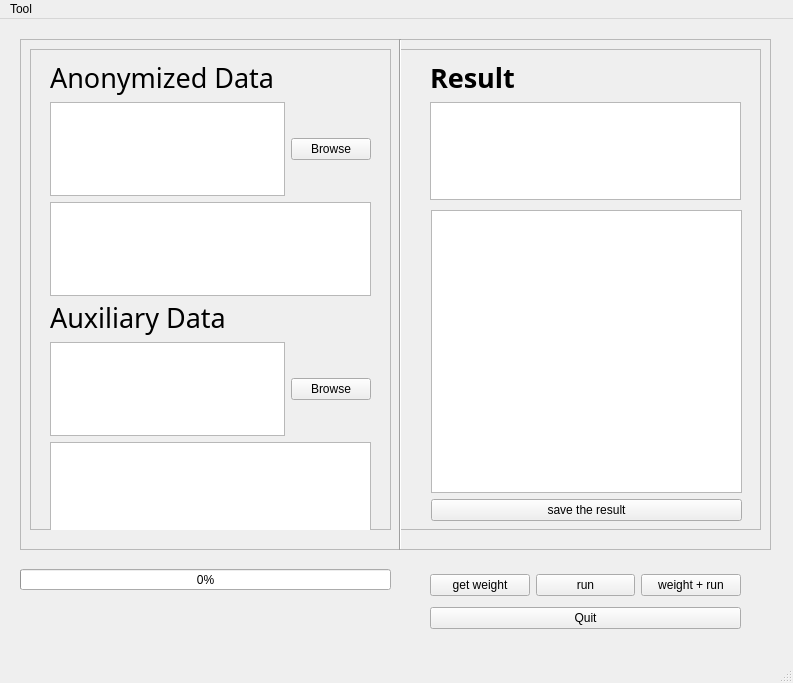
<?xml version="1.0" encoding="UTF-8"?>
<ui version="4.0">
 <class>DeAnony</class>
 <widget class="QMainWindow" name="DeAnony">
  <property name="geometry">
   <rect>
    <x>0</x>
    <y>0</y>
    <width>793</width>
    <height>683</height>
   </rect>
  </property>
  <property name="windowTitle">
   <string>MainWindow</string>
  </property>
  <widget class="QWidget" name="centralwidget">
   <widget class="QWidget" name="horizontalLayoutWidget">
    <property name="geometry">
     <rect>
      <x>20</x>
      <y>20</y>
      <width>751</width>
      <height>511</height>
     </rect>
    </property>
    <layout class="QHBoxLayout" name="horizontalLayout">
     <item>
      <widget class="QFrame" name="frame">
       <property name="frameShape">
        <enum>QFrame::StyledPanel</enum>
       </property>
       <property name="frameShadow">
        <enum>QFrame::Raised</enum>
       </property>
       <widget class="QFrame" name="frame_2">
        <property name="geometry">
         <rect>
          <x>10</x>
          <y>10</y>
          <width>361</width>
          <height>481</height>
         </rect>
        </property>
        <property name="frameShape">
         <enum>QFrame::StyledPanel</enum>
        </property>
        <property name="frameShadow">
         <enum>QFrame::Raised</enum>
        </property>
        <widget class="QWidget" name="layoutWidget">
         <property name="geometry">
          <rect>
           <x>20</x>
           <y>250</y>
           <width>321</width>
           <height>237</height>
          </rect>
         </property>
         <layout class="QVBoxLayout" name="verticalLayout_3">
          <item>
           <widget class="QLabel" name="label_aux">
            <property name="font">
             <font>
              <family>Yu Gothic UI Semibold</family>
              <pointsize>20</pointsize>
             </font>
            </property>
            <property name="text">
             <string>Auxiliary Data</string>
            </property>
           </widget>
          </item>
          <item>
           <layout class="QHBoxLayout" name="horizontalLayout_3">
            <item>
             <widget class="QTextBrowser" name="textBrowser_aux"/>
            </item>
            <item>
             <widget class="QPushButton" name="Browse_aux">
              <property name="text">
               <string>Browse</string>
              </property>
             </widget>
            </item>
           </layout>
          </item>
          <item>
           <widget class="QTableView" name="tableView_aux"/>
          </item>
         </layout>
        </widget>
        <widget class="QWidget" name="layoutWidget">
         <property name="geometry">
          <rect>
           <x>20</x>
           <y>10</y>
           <width>321</width>
           <height>237</height>
          </rect>
         </property>
         <layout class="QVBoxLayout" name="verticalLayout">
          <item>
           <widget class="QLabel" name="label_anony">
            <property name="font">
             <font>
              <family>Yu Gothic UI Semibold</family>
              <pointsize>20</pointsize>
             </font>
            </property>
            <property name="text">
             <string>Anonymized Data</string>
            </property>
           </widget>
          </item>
          <item>
           <layout class="QHBoxLayout" name="horizontalLayout_2">
            <item>
             <widget class="QTextBrowser" name="textBrowser_anony"/>
            </item>
            <item>
             <widget class="QPushButton" name="Browse_anony">
              <property name="text">
               <string>Browse</string>
              </property>
             </widget>
            </item>
           </layout>
          </item>
          <item>
           <widget class="QTableView" name="tableView_anony"/>
          </item>
         </layout>
        </widget>
       </widget>
       <widget class="QFrame" name="frame_3">
        <property name="geometry">
         <rect>
          <x>380</x>
          <y>10</y>
          <width>361</width>
          <height>481</height>
         </rect>
        </property>
        <property name="frameShape">
         <enum>QFrame::StyledPanel</enum>
        </property>
        <property name="frameShadow">
         <enum>QFrame::Raised</enum>
        </property>
        <widget class="QWidget" name="layoutWidget">
         <property name="geometry">
          <rect>
           <x>31</x>
           <y>161</y>
           <width>311</width>
           <height>311</height>
          </rect>
         </property>
         <layout class="QVBoxLayout" name="verticalLayout_2">
          <item>
           <widget class="QTextBrowser" name="textBrowser_result"/>
          </item>
          <item>
           <widget class="QPushButton" name="pushButton_save">
            <property name="text">
             <string>save the result</string>
            </property>
           </widget>
          </item>
         </layout>
        </widget>
        <widget class="QWidget" name="verticalLayoutWidget">
         <property name="geometry">
          <rect>
           <x>30</x>
           <y>10</y>
           <width>311</width>
           <height>141</height>
          </rect>
         </property>
         <layout class="QVBoxLayout" name="verticalLayout_5">
          <item>
           <widget class="QLabel" name="label_result">
            <property name="font">
             <font>
              <family>Yu Gothic UI Semibold</family>
              <pointsize>20</pointsize>
              <weight>75</weight>
              <bold>true</bold>
             </font>
            </property>
            <property name="text">
             <string>Result</string>
            </property>
           </widget>
          </item>
          <item>
           <widget class="QTextBrowser" name="textBrowser_percentage"/>
          </item>
         </layout>
        </widget>
       </widget>
       <widget class="Line" name="line">
        <property name="geometry">
         <rect>
          <x>370</x>
          <y>0</y>
          <width>20</width>
          <height>511</height>
         </rect>
        </property>
        <property name="orientation">
         <enum>Qt::Vertical</enum>
        </property>
       </widget>
      </widget>
     </item>
    </layout>
   </widget>
   <widget class="QProgressBar" name="progressBar">
    <property name="geometry">
     <rect>
      <x>20</x>
      <y>550</y>
      <width>371</width>
      <height>21</height>
     </rect>
    </property>
    <property name="value">
     <number>0</number>
    </property>
   </widget>
   <widget class="QWidget" name="layoutWidget">
    <property name="geometry">
     <rect>
      <x>430</x>
      <y>550</y>
      <width>311</width>
      <height>67</height>
     </rect>
    </property>
    <layout class="QVBoxLayout" name="verticalLayout_4">
     <item>
      <layout class="QHBoxLayout" name="horizontalLayout_4">
       <item>
        <widget class="QPushButton" name="pushButton_weight">
         <property name="text">
          <string>get weight</string>
         </property>
        </widget>
       </item>
       <item>
        <widget class="QPushButton" name="pushButton_run">
         <property name="text">
          <string>run</string>
         </property>
        </widget>
       </item>
       <item>
        <widget class="QPushButton" name="pushButton_totrun">
         <property name="text">
          <string>weight + run</string>
         </property>
        </widget>
       </item>
      </layout>
     </item>
     <item>
      <widget class="QPushButton" name="pushButton_quit">
       <property name="text">
        <string>Quit</string>
       </property>
      </widget>
     </item>
    </layout>
   </widget>
  </widget>
  <widget class="QMenuBar" name="menubar">
   <property name="geometry">
    <rect>
     <x>0</x>
     <y>0</y>
     <width>793</width>
     <height>26</height>
    </rect>
   </property>
   <widget class="QMenu" name="menuTool">
    <property name="title">
     <string>Tool</string>
    </property>
    <addaction name="actionAdd_metadata"/>
    <addaction name="separator"/>
   </widget>
   <addaction name="menuTool"/>
  </widget>
  <widget class="QStatusBar" name="statusbar"/>
  <action name="actionAdd_metadata">
   <property name="text">
    <string>add metadata</string>
   </property>
  </action>
 </widget>
 <resources/>
 <connections/>
</ui>
